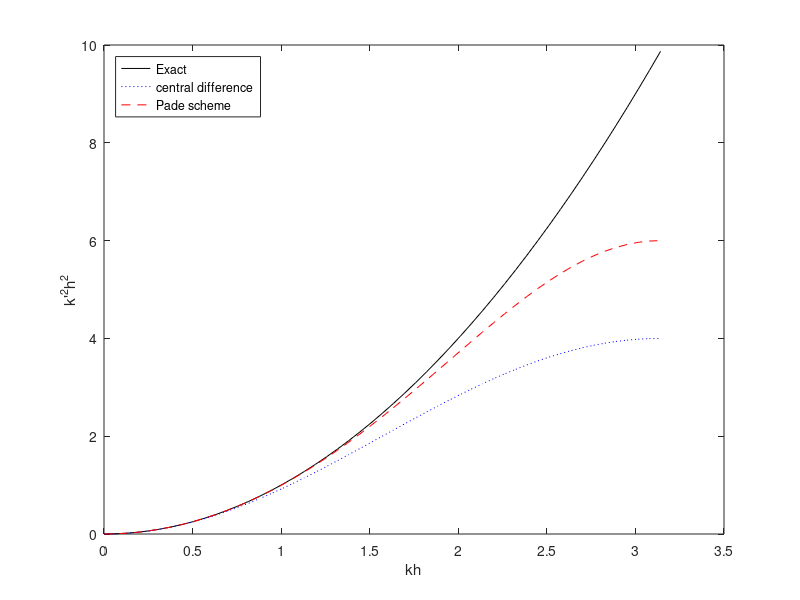

Here is the MATLAB script that generated this plot:
clear all
clc

L = 50;
N = 100;
n = [0:1:N/2];
k = 2 * pi / L *n;
#h = L/N
kh = 2 * pi / N * n;

kh2_exact = kh.^2;
kh2_D1 = 2- 2 * cos(kh);
#kh2_D3 is not completed
kh2_D3 = 12*(1-cos(kh)) ./ (cos(kh) + 5);

plot(kh,kh2_exact,"k");
hold
plot(kh,kh2_D1,":b");
plot(kh,kh2_D3,"--r");
legend("Exact", "central difference","Pade scheme","location", "northwest");
xlabel("kh");
ylabel("k'^2h^2");
print("-dpng", "D_4");